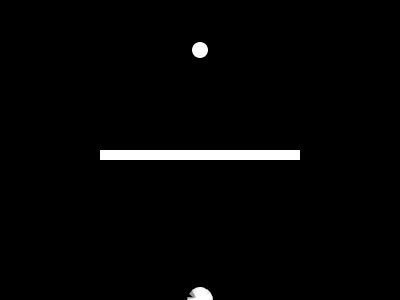
Frame 1 (no input)
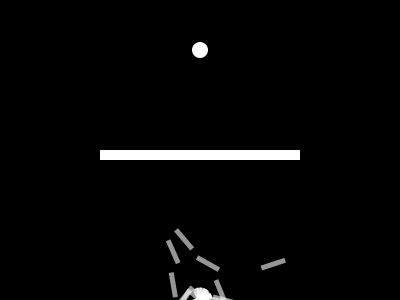
Frame 60 (the mouse pressed at the canvas centre just before this capture)
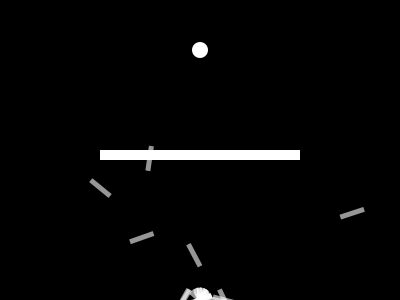
Frame 120 (the mouse held since frame 60 and released just before this capture)

The Processing sketch that drew these frames (run headless with seeded random() and noise(); from frame 60 on, the mouse is pressed at the canvas centre):

// Processing sketch: Smart_Rockets
// ── Smart_Rockets.pde
// Coding Train
// Coding Challenge 29 - Smart Rockets in p5.js
// https://www.youtube.com/watch?v=bGz7mv2vD6g&list=PLRqwX-V7Uu6ZiZxtDDRCi6uhfTH4FilpH&index=32

// another JavaScript conversion

Population p;
int lifespan;
int count;
PVector target;
int generation;
float maxforce = 0.2;

// obstacle
int rx = 100;
int ry = 150;
int rw = 200;
int rh = 10;

void setup(){
  size(400, 300);

  count = 0;
  lifespan = 400;
  generation = 1;
  println("Generation: " + generation);
  
  p = new Population();
  target = new PVector(width/2, 50); 
}

void draw(){
  background(0);

  p.run();

  count++;
  if (count == lifespan){
    p.evaluate();
    p.selection();
    count = 0;
    generation++;
    println("Generation: " + generation);
  }
  
  fill(255);
  rectMode(CORNER);
  rect(rx, ry, rw, rh);
  
  ellipse(target.x, target.y, 16, 16);
}
// ── DNA.pde
class DNA {
  PVector[] genes;
  
  DNA(){
    genes = new PVector[lifespan];
    for (int i = 0; i < lifespan; i++){
      genes[i] = PVector.random2D();
      genes[i].setMag(maxforce);
    }
  }
  
  DNA(PVector[] _genes){
    genes = _genes; 
  }
  
  DNA crossover(DNA partner){
    PVector[] newGenes = new PVector[genes.length];
    float mid = floor(random(genes.length));
    
    for (int i = 0; i < genes.length; i++){
      if (i > mid){
        newGenes[i] = genes[i]; 
      } else {
        newGenes[i] = partner.genes[i]; 
      }
    }
    
    return new DNA(newGenes); 
  }
  
  void mutation(){
     for (int i = 0; i < genes.length; i++){
       if (random(1) < 0.01){
         genes[i] = PVector.random2D();
         genes[i].setMag(maxforce);
       }
     }
  }
}
// ── Population.pde
class Population {
  Rocket[] rockets;
  int size;
  ArrayList<Rocket> matingPool;
  
  Population(){
    size = 25;
    rockets = new Rocket[size];
    for (int i = 0; i < size; i++){
       rockets[i] = new Rocket();
    }
  }
  
  void run(){
    for (Rocket r : rockets){
      r.update();
      r.show();
    }
  }
  
  void evaluate(){
    float maxfit = 0;
    float minfit = 1000;
    for (Rocket r : rockets){
      r.calcFitness();
      if (r.fitness > maxfit){
        maxfit = r.fitness;
      }
      if (r.fitness < minfit){
        minfit = r.fitness; 
      }
    }
    for (Rocket r : rockets){
      r.fitness /= maxfit; 
    }

    matingPool = new ArrayList<Rocket>();
    for (Rocket r : rockets){
      float n = r.fitness * 100;
      for (int j = 0; j < n; j++){
         matingPool.add(r);
      }
    }
    
    println("Max fitness: " + maxfit);
    println("Min fitness: " + minfit);
  }
  
  void selection(){
    Rocket[] newRockets = new Rocket[size];
    
    for (int i = 0; i < rockets.length; i++){
      int pick = int(random(0,matingPool.size()));
      DNA parentA = matingPool.get(pick).dna;
      
      pick = int(random(0,matingPool.size()));
      DNA parentB = matingPool.get(pick).dna;
      
      DNA child = parentA.crossover(parentB);
      child.mutation();
      newRockets[i] = new Rocket(child);
    }
    rockets = newRockets;
  }
}
// ── Rocket.pde
class Rocket {
  PVector pos;
  PVector vel;
  PVector acc;
  DNA dna;
  float fitness;
  Boolean completed;
  Boolean crashed;
  
  Rocket(){
    pos = new PVector(width/2, height);
    vel = new PVector(0, 0);
    acc = new PVector(0, 0);
    dna = new DNA();
    fitness = 0;
    completed = false;
    crashed = false;
  }
  
  // need to review Java constructor overloads,
  // too much duplication here
  Rocket(DNA _dna){
    pos = new PVector(width/2, height);
    vel = new PVector(0, 0);
    acc = new PVector(0, 0);
    dna = _dna;
    fitness = 0;
    completed = false;
    crashed = false;
  }
  
  void applyForce(PVector force){
    acc.add(force); 
  }
  
  void update(){
    float d = dist(pos.x, pos.y, target.x, target.y);
    if (d < 10){
      completed = true;
      pos = target.copy();
    }

    if (pos.x > rx && pos.x < rx + rw && pos.y > ry && pos.y < ry + rh){
      crashed = true;
    }
    if (pos.x < 0 || pos.x > width || pos.y < 0 || pos.y > height){
      crashed = true;
    }

    applyForce(dna.genes[count]);
    if (!completed && !crashed){
      vel.add(acc);
      pos.add(vel);
      acc.mult(0);
      vel.limit(4);
    }
  }
  
  void show(){
    pushMatrix();
    noStroke();
    fill(255, 150);
    translate(pos.x, pos.y);
    rotate(vel.heading());
    rectMode(CENTER);
    rect(0, 0, 25, 5);
    popMatrix();
  }
  
  void calcFitness(){
    float d = dist(pos.x, pos.y, target.x, target.y);

    fitness = map(d, 0, width, width, 0);   
    
    if (completed){
      fitness *= 3;
    }
    if (crashed){
      fitness /= 10;
    }
  }
}
